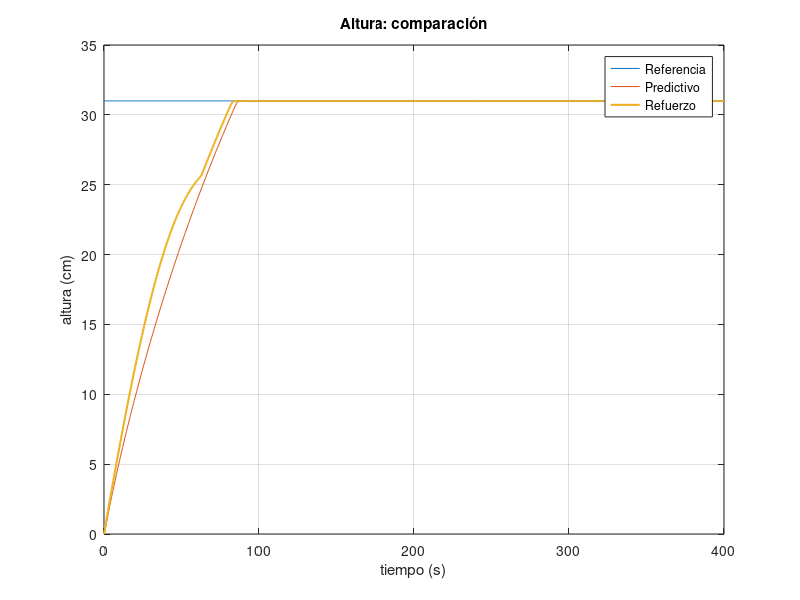
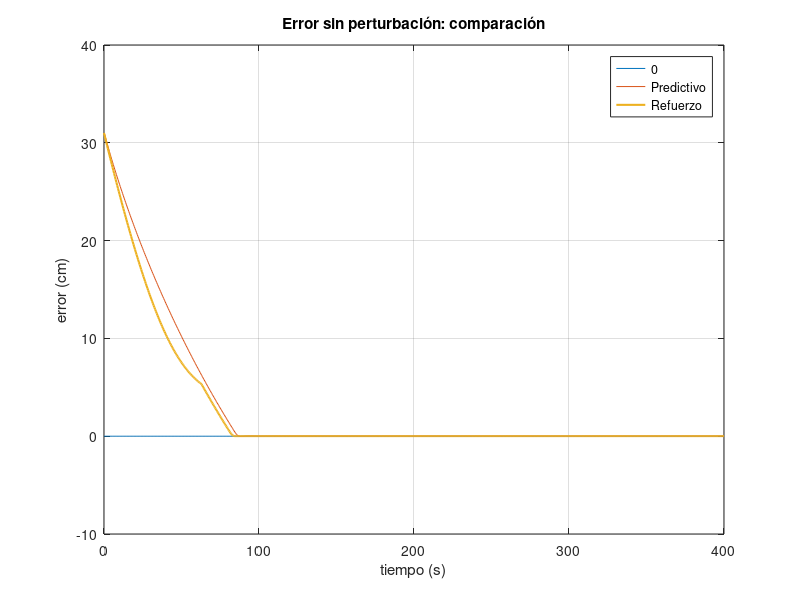
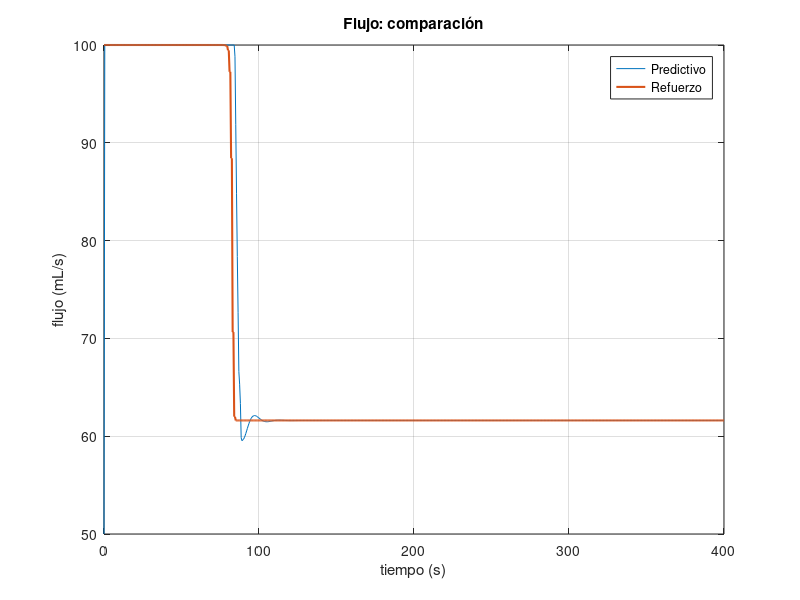

Reproduce these figures in MATLAB, in order.

clear all;

% Alturas
altura_predictive = load("altura_predictive.mat", "altura");
altura_predictive = altura_predictive.("altura");

altura_rl = load("altura_rl.mat", "altura");
altura_rl = altura_rl.("altura");

figure(1)
plot(altura_predictive(1,:), altura_predictive(2,:)*100, altura_predictive(1,:), altura_predictive(3,:)*100, ...
    altura_rl(1,:), altura_rl(3,:)*100, 'linewidth', 1.5);
grid on;
xlabel('tiempo (s)');
ylabel('altura (cm)');
legend('Referencia', 'Predictivo', 'Refuerzo');
title('Altura: comparación');

% Errores
error_predictive = load("error_predictive.mat", "error");
error_predictive = error_predictive.("error");

error_rl = load("error_rl.mat", "error");
error_rl = error_rl.("error");

figure(2)
plot(error_predictive(1,:), zeros(size(error_predictive(1,:))), error_predictive(1,:), error_predictive(2,:)*100, ...
    error_rl(1,:), error_rl(2,:)*100, 'linewidth', 1.5);
grid on;
xlabel('tiempo (s)');
ylabel('error (cm)');
legend('0', 'Predictivo', 'Refuerzo');
title('Error sin perturbación: comparación');

% Flujos
flujo_predictive = load("flujo_predictive.mat", "flujo");
flujo_predictive = flujo_predictive.("flujo");

flujo_rl = load("flujo_rl.mat", "flujo");
flujo_rl = flujo_rl.("flujo");

figure(3)
plot(flujo_predictive(1,:), flujo_predictive(2,:)*1000, flujo_rl(1,:), flujo_rl(2,:)*1000, 'linewidth', 1.5);
grid on;
xlabel('tiempo (s)');
ylabel('flujo (mL/s)');
legend('Predictivo', 'Refuerzo');
title('Flujo: comparación');

